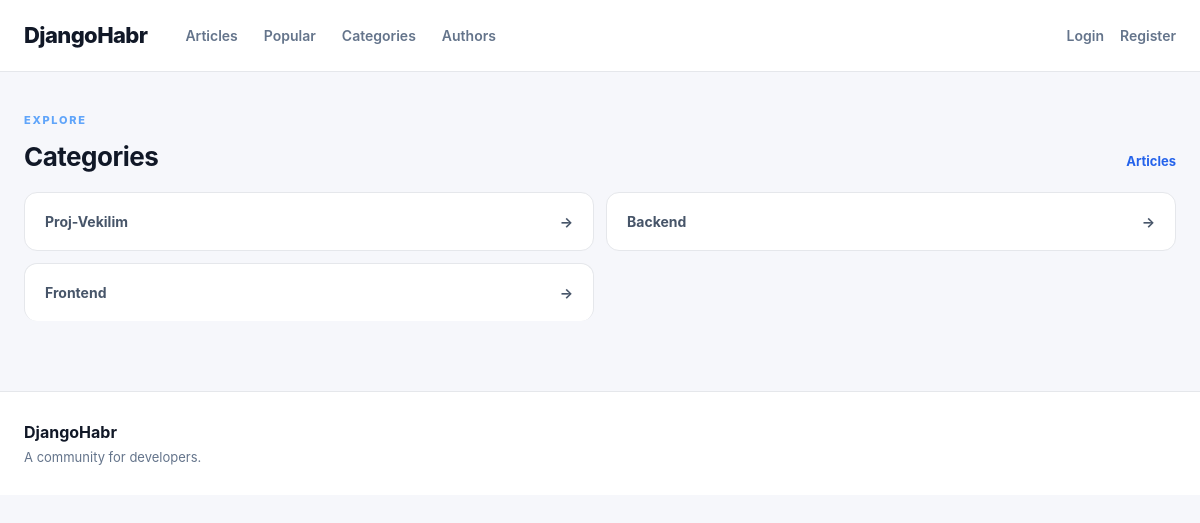
Page /categories/ on the committed database.
### articles/models.py (models this page shows, shortened)
class Category(models.Model):
    name = models.CharField(max_length=100, unique=True)

### articles/views.py (the view)
def categories(request):
    categories = Category.objects.all()
    return render(request, 'articles/categories.html', {
        'categories': categories
    })

### articles/templates/articles/categories.html (shortened to what this page needs)
{% load static %}
<!DOCTYPE html>
<html lang="en">
<head>
    <link rel="stylesheet" href="{% static 'css/home.css' %}">
</head>
<body>
<header class="header">
    <div class="header-inner">
        <a href="{% url 'home' %}" class="logo">
            DjangoHabr
        </a>
        <nav class="nav">
            <a href="{% url 'home' %}">Articles</a>
            <a href="{% url 'popular' %}">Popular</a>
            <a href="{% url 'categories' %}">Categories</a>
            <a href="{% url 'authors' %}">Authors</a>
        </nav>
        <div class="auth-links">
            {% if user.is_authenticated %}
                <span class="username">
                    {{ user.username }}
                </span>
                <a href="{% url 'logout' %}">
                    Logout
                </a>
            {% else %}
                <a href="{% url 'login' %}">
                    Login
                </a>
                <a href="{% url 'register' %}">
                    Register
                </a>
            {% endif %}
        </div>
    </div>
</header>
<main class="main-container">
    <section class="articles-section">
        <div class="section-header">
            <div>
                <span class="section-label">
                    EXPLORE
                </span>
                <h2>
                    Categories
                </h2>
            </div>
            <a href="{% url 'home' %}">
                Articles
            </a>
        </div>
        <div class="categories-grid">
            {% for category in categories %}
                <a
                    href="{% url 'category_articles' category.id %}"
                    class="category-item"
                >
                    <span>
                        {{ category.name }}
                    </span>
                    <span>
                        →
                    </span>
                </a>
            {% endfor %}
        </div>
    </section>
</main>
<footer class="footer">
    <div class="footer-inner">
        <div>
            <strong>DjangoHabr</strong>
            <p>
                A community for developers.
            </p>
        </div>
    </div>
</footer>
</body>
</html>

### articles/static/css/home.css (style rules this page uses)
* { margin: 0; padding: 0; box-sizing: border-box; }
:root { --bg: #f6f7fb; --surface: #ffffff; --text: #111827; --muted: #6b7280; --line: #e5e7eb; --primary: #2563eb; --primary-dark: #1d4ed8; }
html { scroll-behavior: smooth; }
body { font-family: Inter, ui-sans-serif, system-ui, -apple-system, BlinkMacSystemFont, "Segoe UI", sans-serif; background: var(--bg); color: var(--text); line-height: 1.5; }
a { text-decoration: none; color: inherit; }
.header { position: sticky; top: 0; z-index: 20; height: 72px; background: rgba(255, 255, 255, 0.94); backdrop-filter: blur(12px); border-bottom: 1px solid var(--line); }
.header-inner { max-width: 1280px; height: 100%; margin: auto; padding: 0 24px; display: flex; align-items: center; gap: 38px; }
.logo { font-size: 22px; font-weight: 800; letter-spacing: -0.6px; white-space: nowrap; }
.nav { display: flex; align-items: center; gap: 26px; flex: 1; }
.nav a, .auth-links a { color: #64748b; font-size: 14px; font-weight: 600; transition: 0.2s; }
.auth-links { display: flex; align-items: center; gap: 16px; }
.main-container { max-width: 1280px; margin: auto; padding: 34px 24px 70px; }
.hero-label, .section-label { display: inline-block; font-size: 11px; font-weight: 800; letter-spacing: 1.7px; color: #60a5fa; margin-bottom: 12px; }
.section-header, .sidebar-header { display: flex; align-items: flex-end; justify-content: space-between; gap: 20px; margin-bottom: 20px; }
.section-header h2 { font-size: 26px; line-height: 1.2; letter-spacing: -0.5px; }
.section-header > a, .sidebar-header > a { font-size: 13px; font-weight: 700; color: var(--primary); }
.articles-section { min-width: 0; }
.categories-grid { display: grid; grid-template-columns: repeat( 2, minmax(0, 1fr) ); gap: 12px; }
.categories-grid .category-item { background: #fff; border: 1px solid var(--line); border-radius: 13px; padding: 18px 20px; font-weight: 750; }
.category-item, .popular-item { display: flex; align-items: center; justify-content: space-between; gap: 12px; padding: 12px 0; border-bottom: 1px solid #f1f5f9; font-size: 14px; color: #475569; transition: 0.18s; }
.category-item:last-child, .popular-item:last-child { border-bottom: 0; }
.footer { border-top: 1px solid var(--line); background: #fff; }
.footer-inner { max-width: 1280px; margin: auto; padding: 28px 24px; display: flex; justify-content: space-between; gap: 30px; color: #64748b; }
.footer strong { color: var(--text); }
.footer p { font-size: 13px; margin-top: 4px; }

### rows in the picture
Category: name "Proj-Vekilim"
Category: name "Backend"
Category: name "Frontend"
